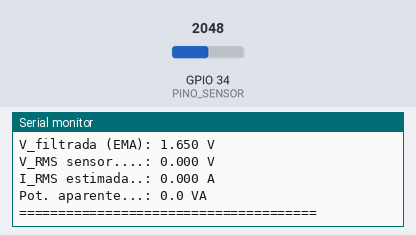
A sketch run on a simulated ESP32. Shown: the last lines printed to the serial monitor. Inputs (shaded band) come from the test bench; at power-on: GPIO 34 (PINO_SENSOR) = 2048.

Above: at 3.9 s.
4.0 s: GPIO 34 (PINO_SENSOR) set to 2866
At 5.3 s:
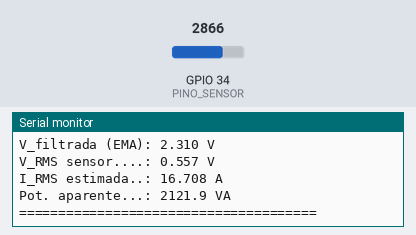
5.5 s: GPIO 34 (PINO_SENSOR) set to 3603
At 6.1 s:
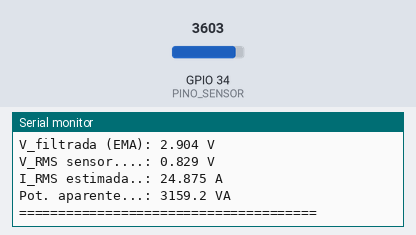
Timing chart, 0 to 8.5 s (numbered marks = the images above; inputs shaded):
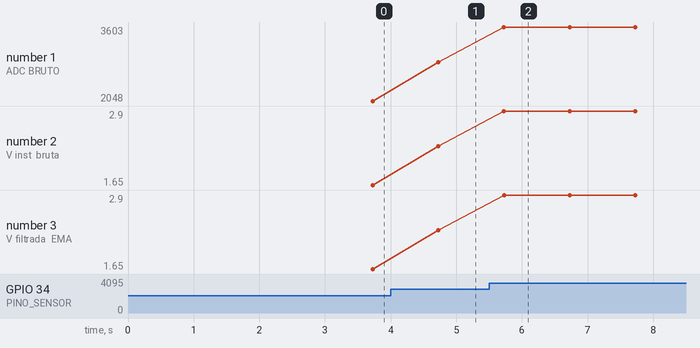

The sketch:

advanced.ino
```cpp
// ====== Configuração básica ======
#define PINO_SENSOR 34      // Mesma do fio verde no ESP32

// ADC do ESP32 é 12 bits: 0..4095
const float VREF        = 3.3;        // Tensão de referência do ADC (ver sua placa!)
const float ADC_MAX     = 4095.0;
const float ADC_TO_V    = VREF / ADC_MAX;

// Janela de cálculo de RMS (em ms)
const unsigned long JANELA_MS = 1000; // 1 segundo

// Filtro exponencial (0.0 a 1.0) -> quanto maior, mais rápido responde
const float EMA_ALPHA = 0.1f;

// ====== Parâmetros elétricos (AJUSTE AQUI) ======
// Tensão da rede (use 127.0 ou 220.0 conforme seu caso)
const float TENS_REDE = 127.0;

// Fator de conversão do seu circuito: quantos ampères por VOLT RMS no sensor
// Isso depende do SCT-013 + resistor de carga + divisores, etc.
// Comece com um chute (ex: 30 A/V) e depois ajuste medindo com alicate amperímetro.
float FATOR_A_POR_V = 30.0;  // AJUSTE NA CALIBRAÇÃO

// ====== Variáveis internas ======
float offsetAdc = 0.0f;   // nível DC (meio da onda)
float emaAdc    = 0.0f;   // filtro exponencial da leitura bruta

// Acumuladores para RMS
double somaQuadrados = 0.0;
unsigned long contAmostras = 0;
unsigned long inicioJanela = 0;

// ------------------------------------------------------
// Faz várias leituras para descobrir o offset (nível DC)
// idealmente: fazer isso com pouquíssima carga, ou nenhuma
// ------------------------------------------------------
float medirOffsetAdc(int pino, int nLeituras = 2000) {
  long soma = 0;
  for (int i = 0; i < nLeituras; i++) {
    soma += analogRead(pino);
    delay(1);  // pequeno delay só pra acalmar
  }
  return (float)soma / (float)nLeituras;
}

void setup() {
  Serial.begin(115200);
  delay(500);

  // Calibra o offset no início
  Serial.println("Calibrando offset do sensor...");
  offsetAdc = medirOffsetAdc(PINO_SENSOR);
  emaAdc    = offsetAdc;
  inicioJanela = millis();

  Serial.print("Offset ADC encontrado: ");
  Serial.println(offsetAdc, 2);
  Serial.println("Iniciando leituras...");
}

void loop() {
  // 1) Leitura bruta do ADC
  int leitura = analogRead(PINO_SENSOR);

  // 2) Filtro exponencial (suavização)
  emaAdc = EMA_ALPHA * leitura + (1.0f - EMA_ALPHA) * emaAdc;

  // 3) Conversão pra tensão (instantânea e filtrada)
  float tensaoInstant = leitura * ADC_TO_V;
  float tensaoFiltrada = emaAdc * ADC_TO_V;

  // 4) Remove offset (centra a onda em torno de zero)
  float leituraCentralizada = leitura - offsetAdc;
  float vSensor = leituraCentralizada * ADC_TO_V; // tensão AC relativa ao zero virtual

  // 5) Acumula para cálculo de RMS
  somaQuadrados  += (double)vSensor * (double)vSensor;
  contAmostras++;

  unsigned long agora = millis();

  // Quando fecha a janela de 1 segundo, calcula RMS e imprime
  if (agora - inicioJanela >= JANELA_MS) {
    float vRms = 0.0f;
    float iRms = 0.0f;
    float pAparente = 0.0f;

    if (contAmostras > 0) {
      vRms = sqrt(somaQuadrados / (double)contAmostras); // Vrms no secundário
      iRms = vRms * FATOR_A_POR_V;                        // Irms estimada
      pAparente = iRms * TENS_REDE;                       // VA (sem considerar fator de potência)
    }

    // ==== PRINT BONITÃO ====
    Serial.println("======================================");
    Serial.print("ADC BRUTO.......: ");
    Serial.println(leitura);

    Serial.print("V_inst (bruta)..: ");
    Serial.print(tensaoInstant, 3);
    Serial.println(" V");

    Serial.print("V_filtrada (EMA): ");
    Serial.print(tensaoFiltrada, 3);
    Serial.println(" V");

    Serial.print("V_RMS sensor....: ");
    Serial.print(vRms, 3);
    Serial.println(" V");

    Serial.print("I_RMS estimada..: ");
    Serial.print(iRms, 3);
    Serial.println(" A");

    Serial.print("Pot. aparente...: ");
    Serial.print(pAparente, 1);
    Serial.println(" VA");
    Serial.println("======================================\n");

    // Reseta janela
    somaQuadrados = 0.0;
    contAmostras = 0;
    inicioJanela = agora;
  }

  // Pequeno delay pra não saturar CPU/serial
  delayMicroseconds(500);  // ~2 kHz de amostragem
}
```

Measured:
- after the input at 4.0 s, the serial monitor: prints a new line after 0.73 s (image 1)
- after the input at 5.5 s, the serial monitor: prints a new line after 0.23 s (image 2)
- plotted number 1: 2048 → 2866 after the input at 4.0 s, 2866 → 3603 after the input at 5.5 s
- plotted number 2: 1.65 → 2.31 after the input at 4.0 s, 2.31 → 2.9 after the input at 5.5 s
- plotted number 3: 1.65 → 2.31 after the input at 4.0 s, 2.31 → 2.9 after the input at 5.5 s
